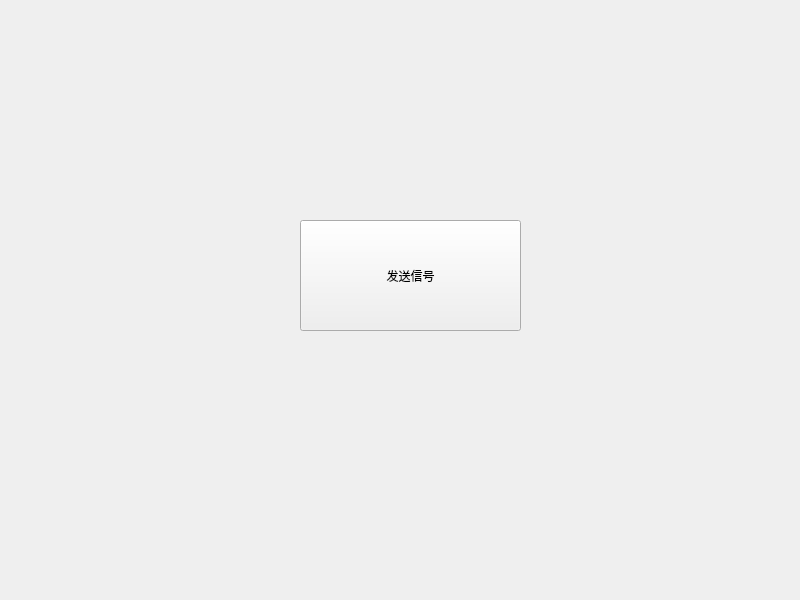
<?xml version="1.0" encoding="UTF-8"?>
<ui version="4.0">
 <class>Widget</class>
 <widget class="QWidget" name="Widget">
  <property name="geometry">
   <rect>
    <x>0</x>
    <y>0</y>
    <width>800</width>
    <height>600</height>
   </rect>
  </property>
  <property name="windowTitle">
   <string>Widget</string>
  </property>
  <widget class="QPushButton" name="pushButton">
   <property name="geometry">
    <rect>
     <x>300</x>
     <y>220</y>
     <width>221</width>
     <height>111</height>
    </rect>
   </property>
   <property name="text">
    <string>发送信号</string>
   </property>
  </widget>
 </widget>
 <resources/>
 <connections/>
</ui>
